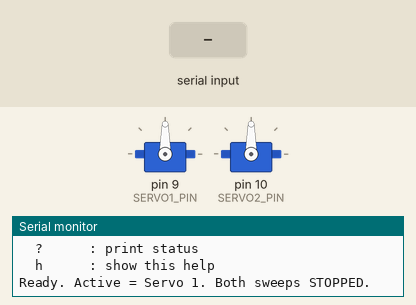
Recording of a sketch running on a simulated Arduino Nano, built with avr-gcc and run on an emulated ATmega328P. Parts: 2 × servo, the last lines printed to the serial monitor. The test bench sets the inputs (shaded band).

Above: at 1.2 s.
1.3 s: "s\n" received over Serial
4.3 s: "S\n" received over Serial
7.3 s: "x\n" received over Serial
At 7.49 s:
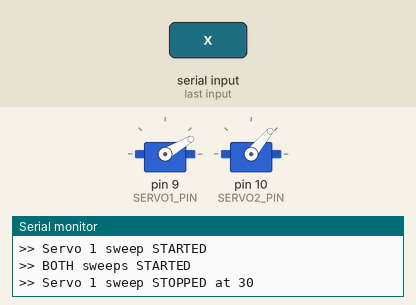
10.3 s: "c\n" received over Serial
At 10.49 s:
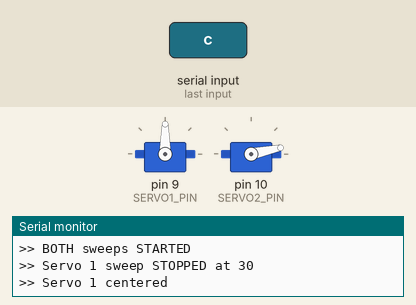
13.3 s: "30,150\n" received over Serial
At 13.49 s:
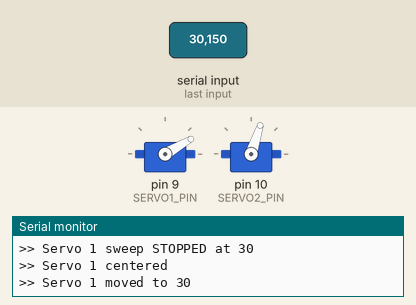
16.3 s: "90,45\n" received over Serial
At 16.5 s:
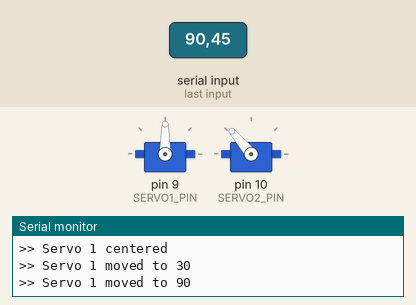
Timing chart, 0 to 20.3 s (numbered marks = the images above; inputs shaded):
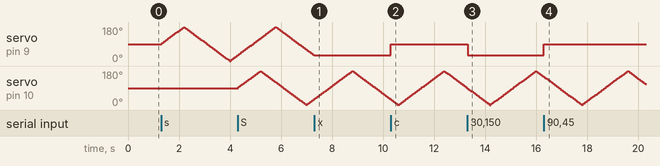

The sketch:

servoTest1.ino
```cpp
#include <Servo.h>

// --- Configuration ---
const int SERVO1_PIN = 9;
const int SERVO2_PIN = 10;
const int STEP_DEG   = 2;       // degrees per sweep step

// --- Per-servo state ---
struct ServoState {
  Servo    servo;
  int      pin;
  int      angle;
  int      direction;       // 1 = up, -1 = down
  bool     sweeping;
  int      stepDelay;       // ms between sweep steps
  unsigned long lastStep;
  const char* name;
};

ServoState s1 = { Servo(), SERVO1_PIN, 90, 1, false, 20, 0, "Servo 1" };
ServoState s2 = { Servo(), SERVO2_PIN, 90, 1, false, 20, 0, "Servo 2" };

ServoState* active = &s1;     // currently selected servo

void printHelp() {
  Serial.println(F("=== Dual Servo Control ==="));
  Serial.println(F("  1      : select Servo 1 (pin 9)"));
  Serial.println(F("  2      : select Servo 2 (pin 10)"));
  Serial.println(F("  s      : start sweep on active servo"));
  Serial.println(F("  x      : stop sweep on active servo"));
  Serial.println(F("  S      : start sweep on BOTH servos"));
  Serial.println(F("  X      : stop sweep on BOTH servos"));
  Serial.println(F("  c      : center active servo to 90"));
  Serial.println(F("  C      : center BOTH servos to 90"));
  Serial.println(F("  +      : speed up active servo"));
  Serial.println(F("  -      : slow down active servo"));
  Serial.println(F("  <num>  : move active servo to angle (0-180)"));
  Serial.println(F("  ?      : print status"));
  Serial.println(F("  h      : show this help"));
}

void printStatus() {
  Serial.println(F("--- Status ---"));
  Serial.print(F("Active: ")); Serial.println(active->name);
  Serial.print(F("S1: angle=")); Serial.print(s1.angle);
  Serial.print(F(" sweep=")); Serial.print(s1.sweeping ? "ON " : "off");
  Serial.print(F(" delay=")); Serial.print(s1.stepDelay); Serial.println(F("ms"));
  Serial.print(F("S2: angle=")); Serial.print(s2.angle);
  Serial.print(F(" sweep=")); Serial.print(s2.sweeping ? "ON " : "off");
  Serial.print(F(" delay=")); Serial.print(s2.stepDelay); Serial.println(F("ms"));
}

void setup() {
  Serial.begin(115200);
  s1.servo.attach(s1.pin);
  s2.servo.attach(s2.pin);
  s1.servo.write(s1.angle);
  s2.servo.write(s2.angle);
  printHelp();
  Serial.println(F("Ready. Active = Servo 1. Both sweeps STOPPED."));
}

void handleCommand(String input) {
  if (input.length() == 0) return;

  // Servo selection
  if (input == "1") {
    active = &s1;
    Serial.println(F(">> Active: Servo 1"));
    return;
  }
  if (input == "2") {
    active = &s2;
    Serial.println(F(">> Active: Servo 2"));
    return;
  }

  // Single-servo commands (operate on active)
  if (input == "s") {
    active->sweeping = true;
    Serial.print(F(">> ")); Serial.print(active->name); Serial.println(F(" sweep STARTED"));
    return;
  }
  if (input == "x") {
    active->sweeping = false;
    Serial.print(F(">> ")); Serial.print(active->name);
    Serial.print(F(" sweep STOPPED at ")); Serial.println(active->angle);
    return;
  }
  if (input == "c") {
    active->sweeping = false;
    active->angle = 90;
    active->servo.write(90);
    Serial.print(F(">> ")); Serial.print(active->name); Serial.println(F(" centered"));
    return;
  }
  if (input == "+") {
    active->stepDelay = max(2, active->stepDelay - 5);
    Serial.print(F(">> ")); Serial.print(active->name);
    Serial.print(F(" step delay: ")); Serial.print(active->stepDelay); Serial.println(F("ms"));
    return;
  }
  if (input == "-") {
    active->stepDelay = min(200, active->stepDelay + 5);
    Serial.print(F(">> ")); Serial.print(active->name);
    Serial.print(F(" step delay: ")); Serial.print(active->stepDelay); Serial.println(F("ms"));
    return;
  }

  // Both-servo commands (capitalized)
  if (input == "S") {
    s1.sweeping = true;
    s2.sweeping = true;
    Serial.println(F(">> BOTH sweeps STARTED"));
    return;
  }
  if (input == "X") {
    s1.sweeping = false;
    s2.sweeping = false;
    Serial.println(F(">> BOTH sweeps STOPPED"));
    return;
  }
  if (input == "C") {
    s1.sweeping = false; s1.angle = 90; s1.servo.write(90);
    s2.sweeping = false; s2.angle = 90; s2.servo.write(90);
    Serial.println(F(">> BOTH centered"));
    return;
  }

  // Help / status
  if (input == "h") { printHelp(); return; }
  if (input == "?") { printStatus(); return; }

  // Numeric: move active servo to angle
  bool looksNumeric = (input.charAt(0) == '-' || isDigit(input.charAt(0)));
  if (looksNumeric) {
    int target = input.toInt();
    if (target >= 0 && target <= 180) {
      active->sweeping = false;
      active->angle = target;
      active->servo.write(target);
      Serial.print(F(">> ")); Serial.print(active->name);
      Serial.print(F(" moved to ")); Serial.println(target);
      return;
    }
  }

  Serial.print(F("?? Unknown command: "));
  Serial.println(input);
}

void updateSweep(ServoState& s) {
  if (!s.sweeping) return;
  if (millis() - s.lastStep < (unsigned long)s.stepDelay) return;

  s.lastStep = millis();
  s.angle += STEP_DEG * s.direction;
  if (s.angle >= 180) { s.angle = 180; s.direction = -1; }
  if (s.angle <= 0)   { s.angle = 0;   s.direction =  1; }
  s.servo.write(s.angle);
}

void loop() {
  if (Serial.available() > 0) {
    String input = Serial.readStringUntil('\n');
    input.trim();
    handleCommand(input);
  }

  updateSweep(s1);
  updateSweep(s2);
}
```

Measured:
- after the input at 7.3 s, servo on pin 9 (SERVO1_PIN): goes on until 7.3 s, then stays 30°
- after the input at 10.3 s, servo on pin 9 (SERVO1_PIN): 30° → 90° at once
- after the input at 13.3 s, servo on pin 9 (SERVO1_PIN): 90° → 30° at once
- after the input at 16.3 s, servo on pin 9 (SERVO1_PIN): 30° → 90° at once
- by itself, servo on pin 9 (SERVO1_PIN): rises from 30° to 180° in 1.5 s, then falls to 32° in 1.5 s
